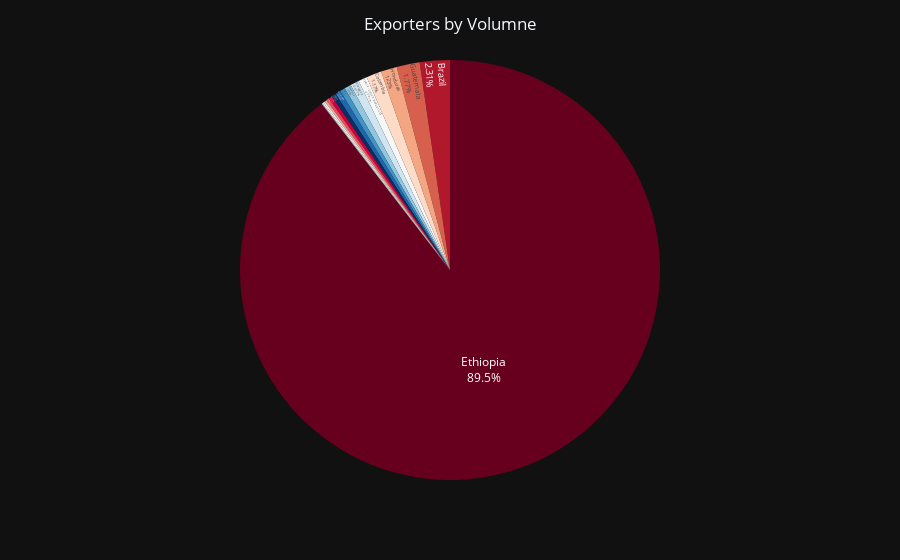

The cell this chart's notebook holds for it:
### Code cell
fig = (
    px.pie(df, values='Coffee_Sold_in_kg', names='Country of Origin', color_discrete_sequence=px.colors.sequential.RdBu)
    .update_layout(
        title='Exporters by Volumne',
        title_x=0.5,
        template='plotly_dark',
        showlegend=False,
    )
    .update_traces(
        textposition='inside',
        textinfo='percent+label',
    )
)
fig.show()

### Figure 1 — Plotly figure (JSON) as saved in the notebook; plotly's stock layout.template omitted (floating-point values rounded to 4 significant figures; data arrays with more than 128 entries replaced by an {"elided": "..."} marker saying what was removed)
{"data": [{"domain": {"x": [0, 1], "y": [0, 1]}, "hovertemplate": "Country of Origin=%{label}<br>Coffee_Sold_in_kg=%{value}<extra></extra>", "labels": {"elided": "207 str values"}, "legendgroup": "", "name": "", "showlegend": true, "textinfo": "percent+label", "textposition": "inside", "type": "pie", "values": {"elided": "207 int values"}}], "layout": {"autosize": true, "legend": {"tracegroupgap": 0}, "margin": {"t": 60}, "piecolorway": ["rgb(103,0,31)", "rgb(178,24,43)", "rgb(214,96,77)", "rgb(244,165,130)", "rgb(253,219,199)", "rgb(247,247,247)", "rgb(209,229,240)", "rgb(146,197,222)", "rgb(67,147,195)", "rgb(33,102,172)", "rgb(5,48,97)"], "showlegend": false, "title": {"text": "Exporters by Volumne", "x": 0.5}}}
